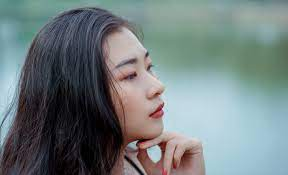
#> input picture reports/portrait_lady.png, 288 x 175 px, found by its file name
$ jupyter execute SigmaML_Q3_Final.ipynb
#> lines starting #> are read from the running program, lines starting #| are printed output that depends on the picture; after the words box and inside, x2 and y2 are one past the last pixel; in counts of white or black regions, pixels touching at a corner belong together
<a href="https://colab.research.google.com/github/srujayreddyv/sigmaml-q3/blob/main/notebooks/SigmaML_Q3_Final.ipynb" target="_parent"></a>

[cell 1]
import cv2 as cv
import numpy as np
import matplotlib.pyplot as plt
from google.colab.patches import cv2_imshow

from google.colab import drive
drive.mount('/content/drive')

# Load the image
image = cv.imread('/content/drive/MyDrive/Colab Notebooks/SigmaML/Quiz3/portrait_lady.png', cv.IMREAD_COLOR)
#> image is the input picture: shape (175, 288, 3); mean B, G, R 126.3, 125.5, 113.5

# Display the original image
cv2_imshow(image)

[cell 2]
### Q1. Enhance the contrast of the image (using Histogram Equalization on HSV Value channel)
hsv = cv.cvtColor(image, cv.COLOR_BGR2HSV)
#> hsv: shape (175, 288, 3); mean H, S, V 89.5, 60.7, 135.2
hsv[..., 2] = cv.equalizeHist(hsv[..., 2])
#> hsv: shape (175, 288, 3); mean H, S, V 89.5, 60.7, 128
enhanced_image = cv.cvtColor(hsv, cv.COLOR_HSV2BGR)
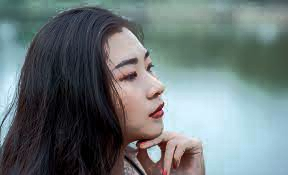
#> enhanced_image: shape (175, 288, 3); mean B, G, R 120, 118.9, 107.2

# Display the original and enhanced images side by side for comparison
plt.figure(figsize=(10,5))
plt.subplot(1,2,1)
plt.imshow(cv.cvtColor(image, cv.COLOR_BGR2RGB))
plt.title("Original Image")

plt.subplot(1,2,2)
plt.imshow(cv.cvtColor(enhanced_image, cv.COLOR_BGR2RGB))
plt.title("Contrast Enhanced Image")
plt.show()
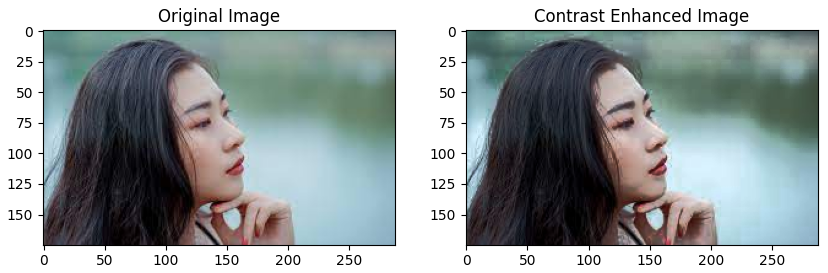
#> figure drawn by matplotlib, 2 panels

[cell 3]
### Q2. Extract the mask of the person using Otsu's thresholding

# Convert to grayscale
gray_image = cv.cvtColor(image, cv.COLOR_BGR2GRAY)
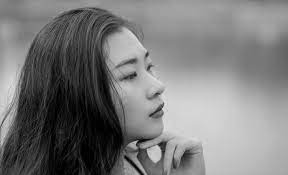
#> gray_image: shape (175, 288); min 0, max 228, mean 122

# Apply Otsu's thresholding
ret2, mask = cv.threshold(gray_image, 0, 255, cv.THRESH_BINARY + cv.THRESH_OTSU)
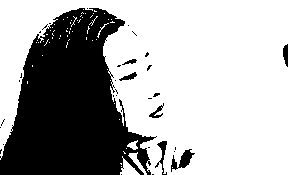
#> mask: shape (175, 288); 66.8% white; 33 black regions (26 under 20 px), largest, box (x1, y1, x2, y2) and area: (0, 8, 157, 175) 15994, (171, 149, 195, 172) 220, (155, 141, 167, 175) 132
#> ret2 = 102

# Display the original grayscale image and the mask side by side
plt.figure(figsize=(10,5))
plt.subplot(1,2,1)
plt.imshow(gray_image, cmap='gray')
plt.title("Grayscale Image")

plt.subplot(1,2,2)
plt.imshow(mask, cmap='gray')
plt.title("Binary Mask with Otsu's Thresholding")
plt.show()

[cell 4]
### Q3a. Extract edges using only morphological operations
kernel = np.ones((2,2), np.uint8)
morph_edges = cv.morphologyEx(mask, cv.MORPH_GRADIENT, kernel)
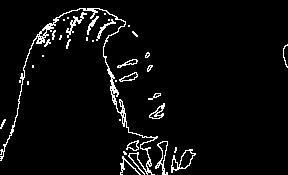
#> morph_edges: shape (175, 288); 4.4% white in thin lines or dots

# Display the original and morphological edges side by side
plt.figure(figsize=(10,5))
plt.subplot(1,2,1)
plt.imshow(cv.cvtColor(image, cv.COLOR_BGR2RGB))
plt.title("Original Image")

plt.subplot(1,2,2)
plt.imshow(morph_edges, cmap='gray')
plt.title("Morphological Edges")
plt.show()
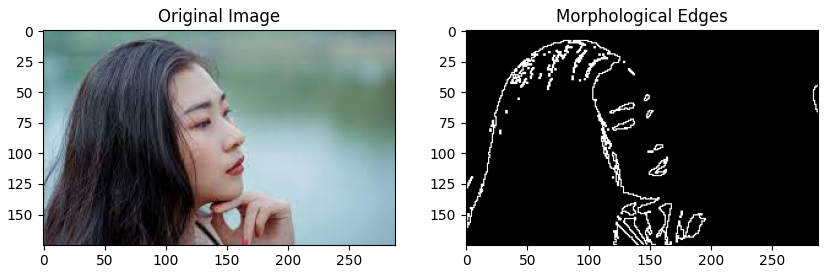
#> figure drawn by matplotlib, 2 panels

[cell 5]
### Q3b. Extract edges using standard edge detector (Canny)
edges = cv.Canny(image, 100, 200)
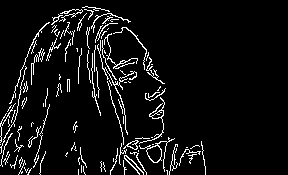
#> edges: shape (175, 288); 6.4% white in thin lines or dots, all inside (x1, y1, x2, y2) = (0, 6, 206, 175)

# Display the original and edge-detected images side by side
plt.figure(figsize=(10,5))
plt.subplot(1,2,1)
plt.imshow(cv.cvtColor(image, cv.COLOR_BGR2RGB))
plt.title("Original Image")

plt.subplot(1,2,2)
plt.imshow(edges, cmap='gray')
plt.title("Canny Edge Detector")
plt.show()
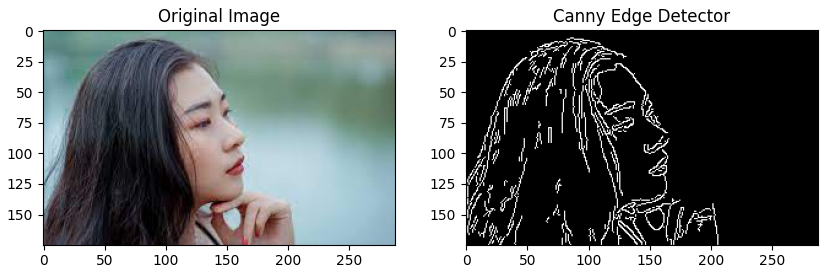
#> figure drawn by matplotlib, 2 panels

[cell 6]
### Q4. Use GrabCut to segment the image
mask_grabcut = np.zeros(image.shape[:2], np.uint8)
rect = (0, 0, 175, 250)
bgdModel = np.zeros((1, 65), np.float64)
fgdModel = np.zeros((1, 65), np.float64)
cv.grabCut(image, mask_grabcut, rect, bgdModel, fgdModel, 5, cv.GC_INIT_WITH_RECT)

# Modify the mask to extract the segmented object
mask2 = np.where((mask_grabcut == 2) | (mask_grabcut == 0), 0, 1).astype('uint8')
segmented_image = image * mask2[:, :, np.newaxis]
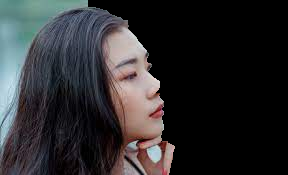
#> segmented_image: shape (175, 288, 3); mean B, G, R 45.6, 43.7, 44.3

# Display the original and segmented images side by side
plt.figure(figsize=(10,5))
plt.subplot(1,2,1)
plt.imshow(cv.cvtColor(image, cv.COLOR_BGR2RGB))
plt.title("Original Image")

plt.subplot(1,2,2)
plt.imshow(segmented_image)
plt.title("Segmented Image (GrabCut)")
plt.show()
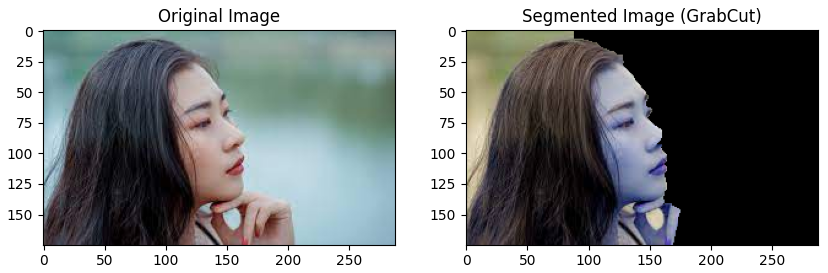
#> figure drawn by matplotlib, 2 panels; B, G, R data is drawn as R, G, B
